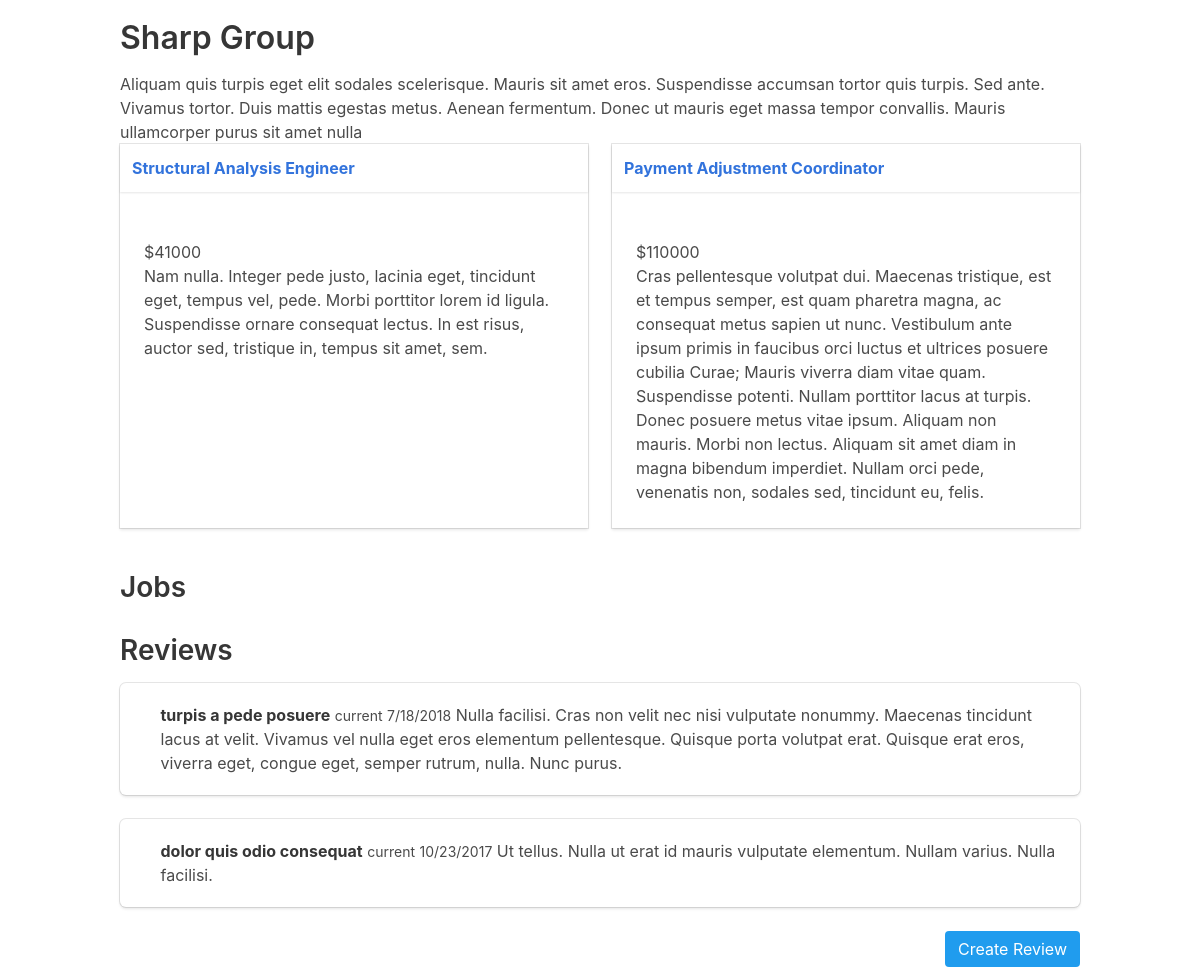
The page /employer/1 on the database its author committed.
### tables this page shows
CREATE TABLE "employer" (
"id" INTEGER PRIMARY KEY AUTOINCREMENT,
"name" VARCHAR,
"description" TEXT,
"address" VARCHAR,
"city" VARCHAR,
"state" VARCHAR,
"zip" VARCHAR
);

CREATE TABLE "job" (
"id" INTEGER PRIMARY KEY AUTOINCREMENT,
"title" VARCHAR,
"description" TEXT,
"salary" VARCHAR,
"employer_id" INTEGER
);

CREATE TABLE "review" (
"id" INTEGER PRIMARY KEY AUTOINCREMENT,
"review" TEXT,
"rating" INTEGER,
"title" VARCHAR,
"date" DATETIME,
"status" VARCHAR,
"employer_id" INTEGER
);

### jobs/app.py (the view)
@app.route('/employer/<employer_id>')
def employer(employer_id):
    employer = execute_sql('SELECT * FROM employer WHERE id=?', employer_id, single=True)
    jobs = execute_sql('SELECT job.id, job.title, job.description, job.salary FROM job JOIN employer ON employer.id = job.employer_id WHERE employer.id = ?', [employer_id])
    reviews = execute_sql('SELECT review, rating, title, date, status FROM review JOIN employer ON employer.id = review.employer_id WHERE employer.id = ?', [employer_id])
    return render_template('employer.html', employer=employer, jobs=jobs, reviews=reviews)

### jobs/app.py (called while the page is built)
def open_connection():
    connection = getattr(g, '_connection', None)
    if connection is None:
        connection = g._connection = sqlite3.connect(PATH)
    connection.row_factory = sqlite3.Row
    return connection

@app.teardown_appcontext
def close_connection(exception):
    connection = getattr(g, '_connection', None)
    if connection is not None:
        connection.close()

def execute_sql(sql, values = (), commit = False, single = False):
    connection = open_connection()
    cursor = connection.execute(sql, values)
    if commit:
        results = connection.commit()
    else:
        results = cursor.fetchone() if single else cursor.fetchall()
    cursor.close()
    return results

### jobs/templates/employer.html (shortened to what this page needs)
{% extends('layout.html') %}
{% block content %}
  <div>
    <h1>{{ employer['name'] }}</h1>
    <div class="description">
      <p>{{ employer['description'] }}</p>
    </div>
  </div>
  {{ show_jobs(jobs) }}
  <h2>Jobs</h2>
  <h2>Reviews</h2>
    {% for review in reviews %}
    <div class="box">
      <article class="media">
        <div class="media-left">
        </div>
        <div class="media-content">
          <div class="content">
            <p>
              <strong>{{ review['title'] }}</strong>
              <small>{{ review['status'] }}</small>
              <small>{{ review['date'] }}</small>
              {{ review['review'] }}
            </p>
          </div>
        </div>
      </article>
    </div>
    {% endfor %}
  <div class="columns">
    <div class="column">
      <a class="button is-info is-pulled-right" href="{{ url_for('review', employer_id=employer['id']) }}">Create Review</a>
    </div>
  </div>
{% endblock %}

### jobs/templates/_macros.html
{%  macro show_job(job) %}
  <div class="card adjust-height">
    <header class="card-header">
      <p class="card-header-title">
        <a href=="{{ url_for('job', job_id=job['id']) }}">{{ job['title'] }}</a>
      </p>
    </header>
    <div class="card-content">
      <div class="content">
        <p><a href="{{ url_for('employer', employer_id=job['employer_id']) }}">{{ job['employer_name'] }}</a>
          <br />
          ${{ job['salary'] }}
          <br />
          {{ job['description'] }}
        </p>
      </div>
    </div>
  </div>
{%  endmacro %}
{%  macro show_jobs(jobs) %}
<div class="columns is-multiline">
  {% for job in jobs %}
    <div class="column is-half">
      {{ show_job(job) }}
    </div>
  {%  endfor %}
</div>
{%  endmacro %}

### jobs/static/css/app.css (style rules this page uses)
.adjust-height { height: 100%; }

### rows shown on the page
employer: name "Sharp Group", description "Aliquam quis turpis eget elit sodales scelerisque. Mauris sit amet eros. Suspendisse accumsan tortor quis turpis. Sed ante. Vivamus tortor. Duis mattis egestas metus. Aenean fermentum. Donec ut mauris eget massa tempor convallis. Mauris ullamcorper purus sit amet nulla"
job: title "Structural Analysis Engineer", salary "41000", description "Nam nulla. Integer pede justo, lacinia eget, tincidunt eget, tempus vel, pede. Morbi porttitor lorem id ligula. Suspendisse ornare consequat lectus. In est risus, auctor sed, tristique in, tempus sit amet, sem."
job: title "Payment Adjustment Coordinator", salary "110000", description "Cras pellentesque volutpat dui. Maecenas tristique, est et tempus semper, est quam pharetra magna, ac consequat metus sapien ut nunc. Vestibulum ante ipsum primis in faucibus orci luctus et ultrices posuere cubilia Curae; Mauris viverra diam vitae quam. Suspendisse potenti. Nullam porttitor lacus at turpis. Donec posuere metus vitae ipsum. Aliquam non mauris. Morbi non lectus. Aliquam sit amet diam in magna bibendum imperdiet. Nullam orci pede, venenatis non, sodales sed, tincidunt eu, felis."
review: title "turpis a pede posuere", status "current", date "7/18/2018", review "Nulla facilisi. Cras non velit nec nisi vulputate nonummy. Maecenas tincidunt lacus at velit. Vivamus vel nulla eget eros elementum pellentesque. Quisque porta volutpat erat. Quisque erat eros, viverra eget, congue eget, semper rutrum, nulla. Nunc purus."
review: title "dolor quis odio consequat", status "current", date "10/23/2017", review "Ut tellus. Nulla ut erat id mauris vulputate elementum. Nullam varius. Nulla facilisi."
